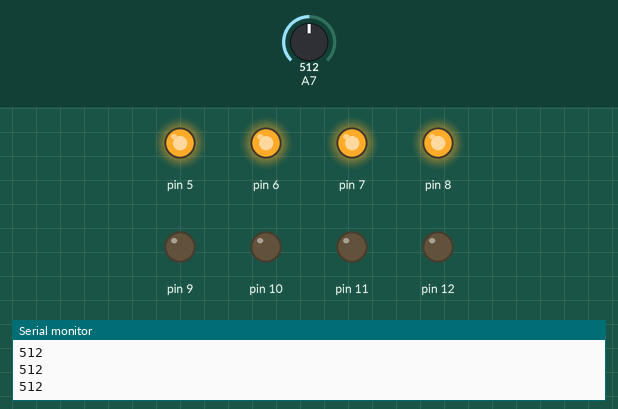
A sketch run on a simulated Arduino Nano, built with avr-gcc and run on an emulated ATmega328P. Parts: output pins drawn as LEDs (lit = HIGH), the last lines printed to the serial monitor. The test bench sets the inputs (shaded band); at power-on: A7 = 512.

Above: at 1.2 s.
1.3 s: A7 set to 55
2.8 s: A7 set to 46
At 3.6 s:
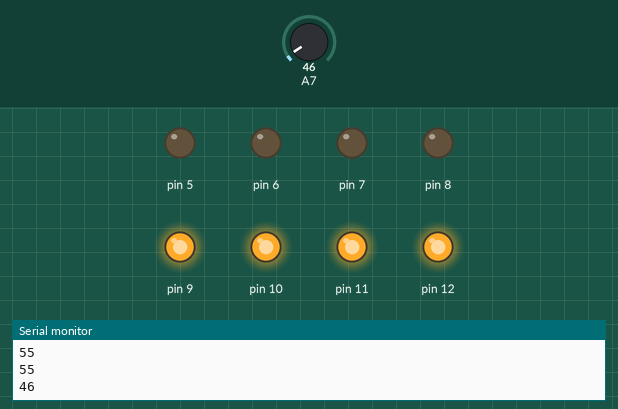
Timing chart, 0 to 5.8 s (numbered marks = the images above; inputs shaded):
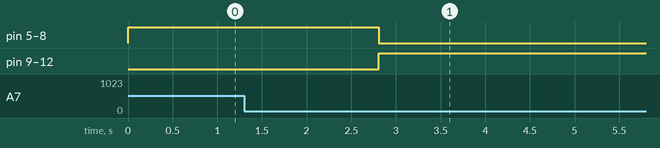

Measured:
- the behaviour switches between 51 and 50 on A7 (found by bisection; images 0 and 1)
- after the input at 2.8 s, pin 5–8: HIGH → LOW at once; pin 9–12: LOW → HIGH at once

The sketch:

nano_sound.ino
```cpp
int x ;
void setup() {
  // put your setup code here, to run once:
Serial.begin(9600);
pinMode(A7,INPUT);
pinMode(12,OUTPUT);
pinMode(11,OUTPUT);
pinMode(10,OUTPUT);
pinMode(9,OUTPUT);
pinMode(8,OUTPUT);
pinMode(7,OUTPUT);
pinMode(6,OUTPUT);
pinMode(5,OUTPUT);

}

void loop() {
  // put your main code here, to run repeatedly:
x = analogRead(A7);
Serial.println (x);
if (x <= 50 ) {
 digitalWrite(12,HIGH) ;
 digitalWrite(11,HIGH) ;
 digitalWrite(10,HIGH) ;
digitalWrite(9,HIGH) ;
digitalWrite(8,LOW) ;
digitalWrite(7,LOW) ;
digitalWrite(6,LOW) ;
digitalWrite(5,LOW) ;
delay(6000);
}
 digitalWrite(12,LOW) ;
 digitalWrite(11,LOW) ;
 digitalWrite(10,LOW) ;
digitalWrite(9,LOW) ;
digitalWrite(8,HIGH) ;
digitalWrite(7,HIGH) ;
digitalWrite(6,HIGH) ;
digitalWrite(5,HIGH) ;

}
```
